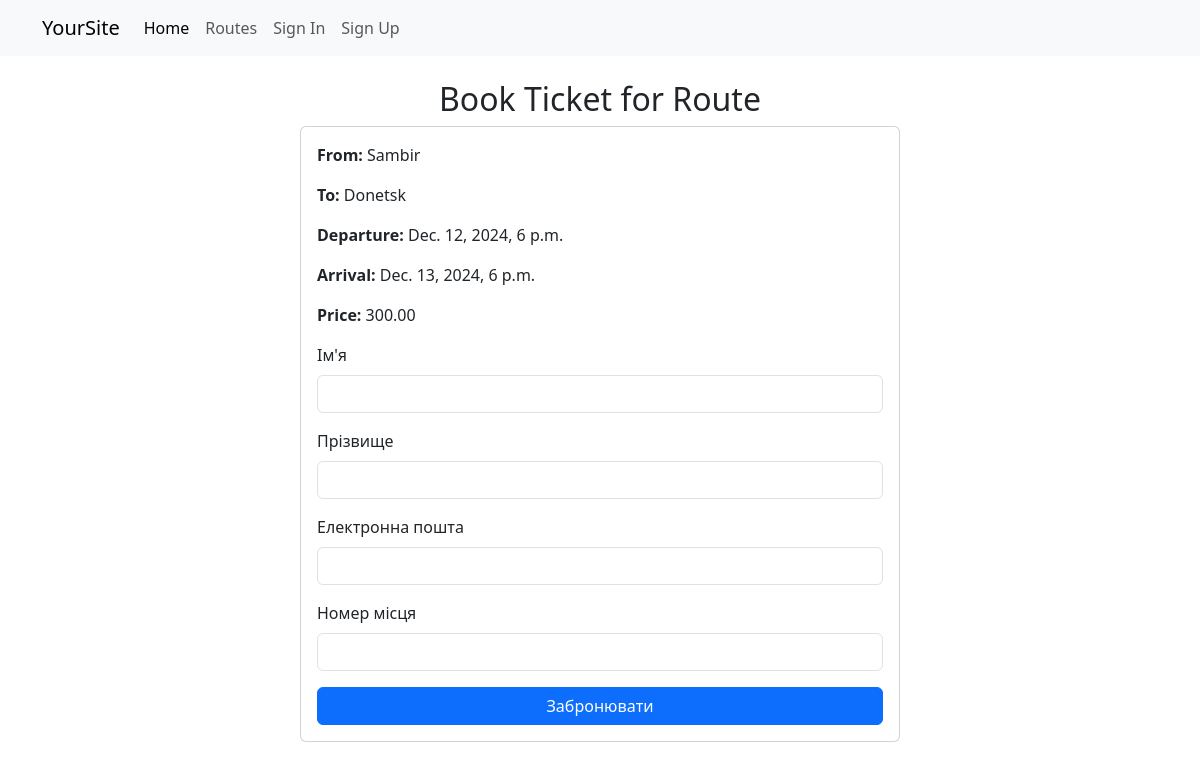
/ticket/2/ (signed in), run on the app's committed database.
### bookings/models.py (models this page shows)
class Route(models.Model):
    from_location = models.CharField(max_length=100)
    to_location = models.CharField(max_length=100)
    departure_time = models.DateTimeField()
    arrival_time = models.DateTimeField()
    price = models.DecimalField(max_digits=10, decimal_places=2)

### frontend/views.py (the view, shortened to what this page needs)
# urls.py: path('ticket/<int:route_id>/', ticket_booking_page, name='ticket_booking'),
@login_required
def ticket_booking_page(request, route_id):
    route = get_object_or_404(Route, id=route_id)
    return render(request, 'frontend/ticket.html', {'route': route})

### frontend/templates/frontend/ticket.html (shortened to what this page needs)
{% extends 'frontend/base.html' %}
{% block content %}
<h2 class="text-center">Book Ticket for Route</h2>
<div class="card mx-auto" style="max-width: 600px;">
    <div class="card-body">
        <p><strong>From:</strong> {{ route.from_location }}</p>
        <p><strong>To:</strong> {{ route.to_location }}</p>
        <p><strong>Departure:</strong> {{ route.departure_time }}</p>
        <p><strong>Arrival:</strong> {{ route.arrival_time }}</p>
        <p><strong>Price:</strong> {{ route.price }}</p>
        <form method="POST" action="{% url 'book_ticket' route.id %}">
            <div class="mb-3">
                <label for="first_name" class="form-label">Ім'я</label>
                <input type="text" name="first_name" id="first_name" class="form-control" required>
            </div>
            <div class="mb-3">
                <label for="last_name" class="form-label">Прізвище</label>
                <input type="text" name="last_name" id="last_name" class="form-control" required>
            </div>
            <div class="mb-3">
                <label for="email" class="form-label">Електронна пошта</label>
                <input type="email" name="email" id="email" class="form-control" required>
            </div>
            <div class="mb-3">
                <label for="seat_number" class="form-label">Номер місця</label>
                <input type="number" name="seat_number" id="seat_number" class="form-control" required>
            </div>
            <button type="submit" class="btn btn-primary w-100">Забронювати</button>
        </form>
    </div>
</div>
{% endblock %}

### data on the page
Route: from_location "Sambir", to_location "Donetsk", departure_time "Dec. 12, 2024, 6 p.m.", arrival_time "Dec. 13, 2024, 6 p.m.", price "300.00"
